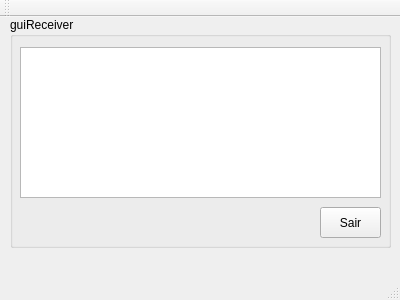
<?xml version="1.0" encoding="UTF-8"?>
<ui version="4.0">
 <class>guiReceiver</class>
 <widget class="QMainWindow" name="guiReceiver">
  <property name="geometry">
   <rect>
    <x>0</x>
    <y>0</y>
    <width>400</width>
    <height>300</height>
   </rect>
  </property>
  <property name="windowTitle">
   <string>guiReceiver</string>
  </property>
  <widget class="QWidget" name="centralWidget">
   <widget class="QGroupBox" name="groupBox">
    <property name="geometry">
     <rect>
      <x>10</x>
      <y>0</y>
      <width>381</width>
      <height>231</height>
     </rect>
    </property>
    <property name="title">
     <string>guiReceiver</string>
    </property>
    <widget class="QPushButton" name="pbSair">
     <property name="geometry">
      <rect>
       <x>310</x>
       <y>190</y>
       <width>61</width>
       <height>31</height>
      </rect>
     </property>
     <property name="text">
      <string>Sair</string>
     </property>
    </widget>
    <widget class="QTextEdit" name="teLog">
     <property name="geometry">
      <rect>
       <x>10</x>
       <y>30</y>
       <width>361</width>
       <height>151</height>
      </rect>
     </property>
    </widget>
   </widget>
  </widget>
  <widget class="QMenuBar" name="menuBar">
   <property name="geometry">
    <rect>
     <x>0</x>
     <y>0</y>
     <width>400</width>
     <height>27</height>
    </rect>
   </property>
  </widget>
  <widget class="QToolBar" name="mainToolBar">
   <attribute name="toolBarArea">
    <enum>TopToolBarArea</enum>
   </attribute>
   <attribute name="toolBarBreak">
    <bool>false</bool>
   </attribute>
  </widget>
  <widget class="QStatusBar" name="statusBar"/>
 </widget>
 <layoutdefault spacing="6" margin="11"/>
 <resources/>
 <connections/>
</ui>
